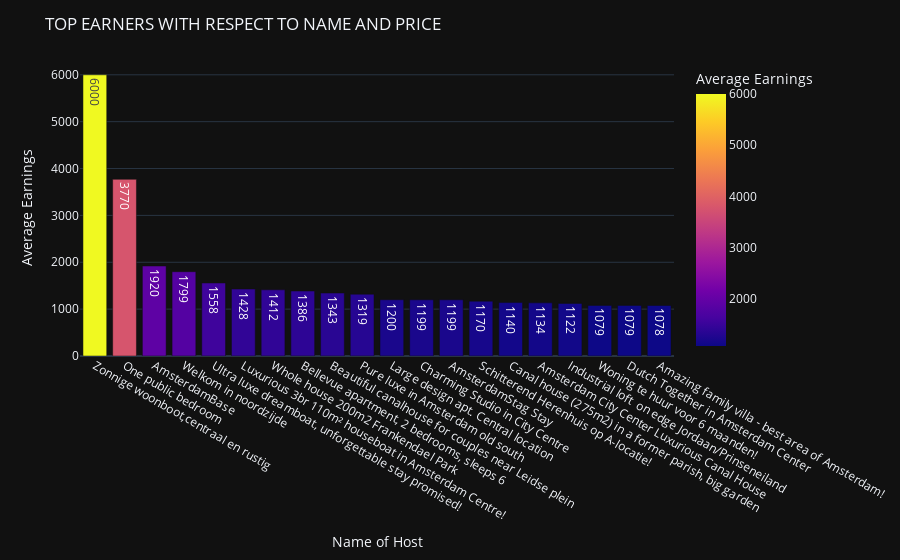

Notebook code cell kept with this figure:
### Markdown cell above
#### We will now visualize above dataset into simple bar chart

### Code cell
fig = px.bar(data_frame = data_TopEarners,
             x = data_TopEarners['name'], 
             y = data_TopEarners['price'], color="price", text = "price",
             labels = {'name':'Name of Host', 'price':'Average Earnings'})

fig.update_layout(template = 'plotly_dark', title_text = "TOP EARNERS WITH RESPECT TO NAME AND PRICE")
fig.show()

### Figure 1 — Plotly figure (JSON) as saved in the notebook; plotly's stock layout.template omitted (floating-point values rounded to 4 significant figures)
{"data": [{"alignmentgroup": "True", "hovertemplate": "Name of Host=%{x}<br>Average Earnings=%{marker.color}<extra></extra>", "legendgroup": "", "marker": {"color": [6000, 3770, 1920, 1799, 1558, 1428, 1412, 1386, 1343, 1319, 1200, 1199, 1199, 1170, 1140, 1134, 1122, 1079, 1079, 1078], "coloraxis": "coloraxis", "pattern": {"shape": ""}}, "name": "", "offsetgroup": "", "orientation": "v", "showlegend": false, "text": [6000, 3770, 1920, 1799, 1558, 1428, 1412, 1386, 1343, 1319, 1200, 1199, 1199, 1170, 1140, 1134, 1122, 1079, 1079, 1078], "textposition": "auto", "type": "bar", "x": ["Zonnige woonboot,centraal en rustig", "One public bedroom", "AmsterdamBase", "Welkom in noordzijde", "Ultra luxe dreamboat, unforgettable stay promised!", "Luxurious 3br 110m² houseboat in Amsterdam Centre!", "Whole house 200m2 Frankendael Park", "Bellevue apartment, 2 bedrooms, sleeps 6", "Beautiful canalhouse for couples near Leidse plein", "Pure luxe in Amsterdam old south", "Large design apt. Central location", "Charming Studio in City Centre", "AmsterdamStag Stay", "Schitterend Herenhuis op A-locatie!", "Canal house (275m2) in a former parish, big garden", "Amsterdam City Center Luxurious Canal House", "Industrial loft  on edge Jordaan/Prinseneiland", "Woning te huur voor 6 maanden!", "Dutch Together in Amsterdam Center", "Amazing family villa - best area of Amsterdam!"], "xaxis": "x", "y": [6000, 3770, 1920, 1799, 1558, 1428, 1412, 1386, 1343, 1319, 1200, 1199, 1199, 1170, 1140, 1134, 1122, 1079, 1079, 1078], "yaxis": "y"}], "layout": {"barmode": "relative", "coloraxis": {"colorbar": {"title": {"text": "Average Earnings"}}, "colorscale": [[0, "#0d0887"], [0.1111, "#46039f"], [0.2222, "#7201a8"], [0.3333, "#9c179e"], [0.4444, "#bd3786"], [0.5556, "#d8576b"], [0.6667, "#ed7953"], [0.7778, "#fb9f3a"], [0.8889, "#fdca26"], [1, "#f0f921"]]}, "legend": {"tracegroupgap": 0}, "margin": {"t": 60}, "title": {"text": "TOP EARNERS WITH RESPECT TO NAME AND PRICE"}, "xaxis": {"anchor": "y", "domain": [0, 1], "title": {"text": "Name of Host"}}, "yaxis": {"anchor": "x", "domain": [0, 1], "title": {"text": "Average Earnings"}}}}
